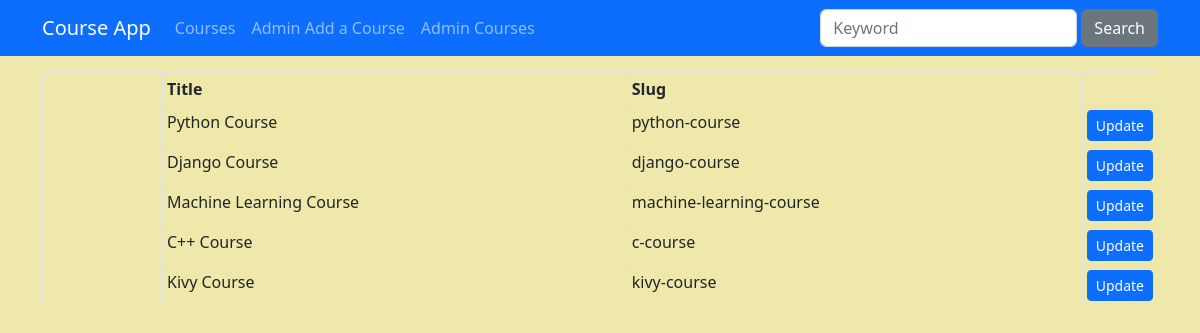
The app's page /courses/course-list with its own data.
### courses/models.py (models this page shows, shortened)
class Course(models.Model):
    title = models.CharField(max_length=50)
    description = models.TextField()
    imageUrl = models.CharField(max_length=50, blank=False)
    date = models.DateField(auto_now=True)
    isActive = models.BooleanField(default=False)
    isHome = models.BooleanField(default=False)
    slug = models.SlugField(default="", blank=True, null=False, unique=True, db_index=True)
    categories = models.ManyToManyField(Category)

### courses/views.py (the view)
# urls.py: path('course-list', views.course_list, name="course_list"),
def course_list(request):
    courses = Course.objects.all()
    return render(
        request, 'courses/course-list.html',
        {
            'courses': courses
        }
    )

### courses/templates/courses/course-list.html (shortened to what this page needs)
{% extends 'layout.html' %}
{% load static %}
{% block css_files %}
     <link rel="stylesheet" href="{% static 'courses/css/style.css' %}">
{% endblock css_files %}
{% block content %}
     <div class="container mt-3">
          <div class="row">
               <div class="col-12">
                    <table class="table table-sm table-bordered">
                         <thead>
                              <tr>
                                   <th style="width:120px;"></th>
                                   <th>Title</th>
                                   <th>Slug</th>
                                   <th style="width:70px;"></th>
                              </tr>
                         </thead>
                         <tbody>
                              {% for course in courses  %}
                                   <tr>
                                        <td>
                                        </td>
                                        <td>{{ course.title }}</td>
                                        <td>{{ course.slug }}</td>
                                        <td>
                                             <a href="{% url 'course_edit' course.id %}" class="btn btn-primary btn-sm">Update</a>
                                        </td>
                                   </tr>
                              {% endfor %}
                         </tbody>
                    </table>
               </div>
     </div>
{% endblock content %}

### templates/layout.html (shortened to what this page needs)
{% load static %}
<!DOCTYPE html>
<html lang="en">
<head>
     <link rel="stylesheet" href="{% static 'css/bootstrap.min.css' %}"/>
     {% block css_files %}{% endblock css_files %}
</head>
<body>
     {% include 'partials/_nav.html' %}
     {% block content %}{% endblock content %}
</body>
</html>

### templates/partials/_nav.html
<nav class="navbar navbar-expand-lg bg-primary navbar-dark">
     <div class="container">
          <a href="{% url 'index' %}" class="navbar-brand">Course App</a>
          <ul class="navbar-nav me-auto">
               <li class="nav-item">
                    <a href="{% url 'index' %}" class="nav-link">Courses</a>
               </li>
               <li class="nav-item">
                    <a href="{% url 'create_course' %}" class="nav-link">Admin Add a Course</a>
               </li>
               <li class="nav-item">
                    <a href="{% url 'course_list' %}" class="nav-link">Admin Courses</a>
               </li>
          </ul>
          <form class='d-flex' action="{% url 'search' %}">
               <input class="form-control me-1" type="text" name="q" placeholder="Keyword">
               <button type="submit" class="btn btn-secondary">Search</button>
          </form>
     </div>
</nav>

### courses/static/courses/css/style.css (style rules this page uses)
body { background-color: palegoldenrod; }

### records on screen
Course: title "Python Course", slug "python-course"
Course: title "Django Course", slug "django-course"
Course: title "Machine Learning Course", slug "machine-learning-course"
Course: title "C++ Course", slug "c-course"
Course: title "Kivy Course", slug "kivy-course"
